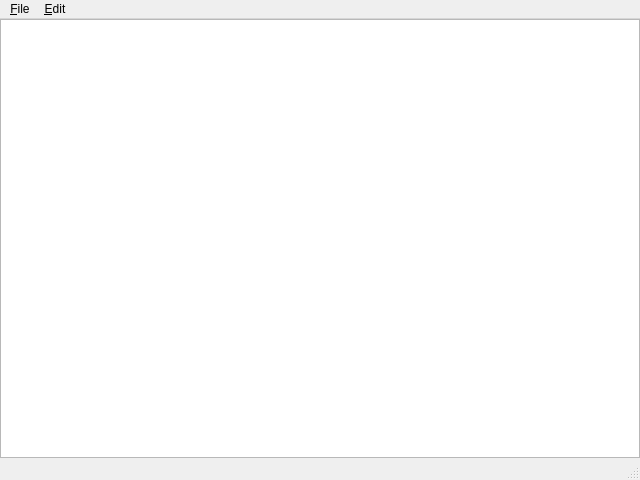
<?xml version="1.0" encoding="UTF-8"?>
<ui version="4.0">
 <class>DebugMonitorMainWindow</class>
 <widget class="QMainWindow" name="DebugMonitorMainWindow">
  <property name="geometry">
   <rect>
    <x>0</x>
    <y>0</y>
    <width>640</width>
    <height>480</height>
   </rect>
  </property>
  <property name="windowTitle">
   <string>NXT Debug Monitor</string>
  </property>
  <widget class="QWidget" name="centralwidget">
   <layout class="QGridLayout" name="gridLayout">
    <property name="margin">
     <number>0</number>
    </property>
    <item row="0" column="0">
     <widget class="QTextEdit" name="debugText">
      <property name="undoRedoEnabled">
       <bool>false</bool>
      </property>
      <property name="readOnly">
       <bool>true</bool>
      </property>
      <property name="acceptRichText">
       <bool>false</bool>
      </property>
     </widget>
    </item>
   </layout>
  </widget>
  <widget class="QMenuBar" name="menubar">
   <property name="geometry">
    <rect>
     <x>0</x>
     <y>0</y>
     <width>640</width>
     <height>18</height>
    </rect>
   </property>
   <widget class="QMenu" name="menuFile">
    <property name="title">
     <string>&amp;File</string>
    </property>
    <addaction name="actionFileSave"/>
    <addaction name="actionFileExit"/>
   </widget>
   <widget class="QMenu" name="menuEdit">
    <property name="title">
     <string>&amp;Edit</string>
    </property>
    <addaction name="actionEditSelectAll"/>
    <addaction name="actionEditCopy"/>
    <addaction name="separator"/>
    <addaction name="actionEditPreferences"/>
   </widget>
   <addaction name="menuFile"/>
   <addaction name="menuEdit"/>
  </widget>
  <widget class="QStatusBar" name="statusbar"/>
  <action name="actionEditPreferences">
   <property name="icon">
    <iconset resource="resources.qrc">
     <normaloff>:/icons/icons/accessories-text-editor.png</normaloff>:/icons/icons/accessories-text-editor.png</iconset>
   </property>
   <property name="text">
    <string>P&amp;references</string>
   </property>
   <property name="toolTip">
    <string>Set up preferences</string>
   </property>
  </action>
  <action name="actionFileSave">
   <property name="icon">
    <iconset resource="resources.qrc">
     <normaloff>:/icons/icons/document-save-as.png</normaloff>:/icons/icons/document-save-as.png</iconset>
   </property>
   <property name="text">
    <string>&amp;Save</string>
   </property>
   <property name="toolTip">
    <string>Save all debug window text to file</string>
   </property>
   <property name="shortcut">
    <string>Ctrl+Shift+S</string>
   </property>
  </action>
  <action name="actionFileExit">
   <property name="icon">
    <iconset resource="resources.qrc">
     <normaloff>:/icons/icons/process-stop.png</normaloff>:/icons/icons/process-stop.png</iconset>
   </property>
   <property name="text">
    <string>E&amp;xit</string>
   </property>
   <property name="toolTip">
    <string>Exit the application</string>
   </property>
  </action>
  <action name="actionEditSelectAll">
   <property name="icon">
    <iconset resource="resources.qrc">
     <normaloff>:/icons/icons/edit-select-all.png</normaloff>:/icons/icons/edit-select-all.png</iconset>
   </property>
   <property name="text">
    <string>Select &amp;all</string>
   </property>
   <property name="toolTip">
    <string>Select entire debug window text</string>
   </property>
   <property name="shortcut">
    <string>Ctrl+A</string>
   </property>
  </action>
  <action name="actionEditCopy">
   <property name="enabled">
    <bool>false</bool>
   </property>
   <property name="icon">
    <iconset resource="resources.qrc">
     <normaloff>:/icons/icons/edit-copy.png</normaloff>:/icons/icons/edit-copy.png</iconset>
   </property>
   <property name="text">
    <string>&amp;Copy</string>
   </property>
   <property name="toolTip">
    <string>Copy marked text to the Clipboard</string>
   </property>
   <property name="shortcut">
    <string>Ctrl+C</string>
   </property>
  </action>
 </widget>
 <resources>
  <include location="resources.qrc"/>
 </resources>
 <connections/>
</ui>
